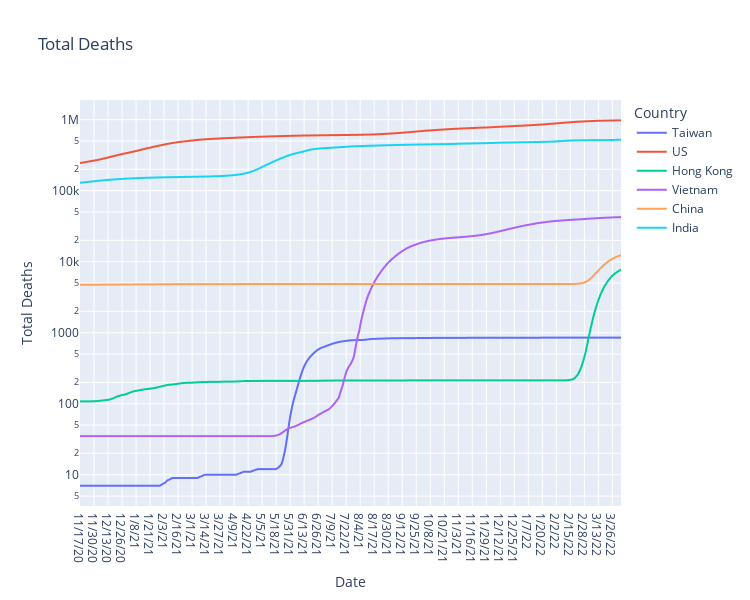

Notebook code cell kept with this figure:
### Code cell
ploty_line('Total Deaths', log_plot=True)

### Figure 1 — Plotly figure (JSON) as saved in the notebook; plotly's stock layout.template omitted (floating-point values rounded to 4 significant figures; data arrays with more than 128 entries replaced by an {"elided": "..."} marker saying what was removed)
{"data": [{"hovertemplate": "Country=Taiwan<br>Date=%{x}<br>Total Deaths=%{y}<extra></extra>", "legendgroup": "Taiwan", "line": {"color": "#636efa", "dash": "solid"}, "marker": {"symbol": "circle"}, "mode": "lines", "name": "Taiwan", "showlegend": true, "type": "scattergl", "x": {"elided": "503 str values"}, "xaxis": "x", "y": {"elided": "503 float values"}, "yaxis": "y"}, {"hovertemplate": "Country=US<br>Date=%{x}<br>Total Deaths=%{y}<extra></extra>", "legendgroup": "US", "line": {"color": "#EF553B", "dash": "solid"}, "marker": {"symbol": "circle"}, "mode": "lines", "name": "US", "showlegend": true, "type": "scattergl", "x": {"elided": "503 str values"}, "xaxis": "x", "y": {"elided": "503 float values"}, "yaxis": "y"}, {"hovertemplate": "Country=Hong Kong<br>Date=%{x}<br>Total Deaths=%{y}<extra></extra>", "legendgroup": "Hong Kong", "line": {"color": "#00cc96", "dash": "solid"}, "marker": {"symbol": "circle"}, "mode": "lines", "name": "Hong Kong", "showlegend": true, "type": "scattergl", "x": {"elided": "503 str values"}, "xaxis": "x", "y": {"elided": "503 float values"}, "yaxis": "y"}, {"hovertemplate": "Country=Vietnam<br>Date=%{x}<br>Total Deaths=%{y}<extra></extra>", "legendgroup": "Vietnam", "line": {"color": "#ab63fa", "dash": "solid"}, "marker": {"symbol": "circle"}, "mode": "lines", "name": "Vietnam", "showlegend": true, "type": "scattergl", "x": {"elided": "503 str values"}, "xaxis": "x", "y": {"elided": "503 float values"}, "yaxis": "y"}, {"hovertemplate": "Country=China<br>Date=%{x}<br>Total Deaths=%{y}<extra></extra>", "legendgroup": "China", "line": {"color": "#FFA15A", "dash": "solid"}, "marker": {"symbol": "circle"}, "mode": "lines", "name": "China", "showlegend": true, "type": "scattergl", "x": {"elided": "503 str values"}, "xaxis": "x", "y": {"elided": "503 float values"}, "yaxis": "y"}, {"hovertemplate": "Country=India<br>Date=%{x}<br>Total Deaths=%{y}<extra></extra>", "legendgroup": "India", "line": {"color": "#19d3f3", "dash": "solid"}, "marker": {"symbol": "circle"}, "mode": "lines", "name": "India", "showlegend": true, "type": "scattergl", "x": {"elided": "503 str values"}, "xaxis": "x", "y": {"elided": "503 float values"}, "yaxis": "y"}], "layout": {"height": 600, "legend": {"title": {"text": "Country"}, "tracegroupgap": 0}, "showlegend": true, "title": {"text": "Total Deaths"}, "width": 750, "xaxis": {"anchor": "y", "domain": [0, 1], "title": {"text": "Date"}}, "yaxis": {"anchor": "x", "domain": [0, 1], "title": {"text": "Total Deaths"}, "type": "log"}}}
